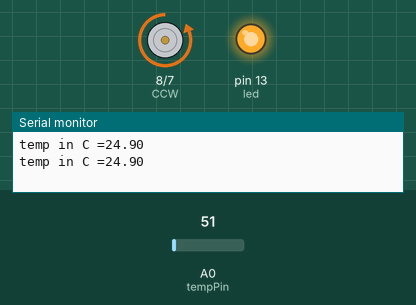
A sketch run on a simulated Arduino Uno, built with avr-gcc and run on an emulated ATmega328P. On the bench: motor-driver pin pairs drawn as motors (green arrow = first pin HIGH = forward, orange = second pin HIGH = backward, longer = more drive), output pins drawn as LEDs (lit = HIGH), the last lines printed to the serial monitor. The inputs (shaded band) are chosen by the test bench; at power-on: A0 (tempPin) = 51.

Above: at 1.8 s.
1.9 s: A0 (tempPin) set to 60
6.0 s: A0 (tempPin) set to 71
At 6.8 s:
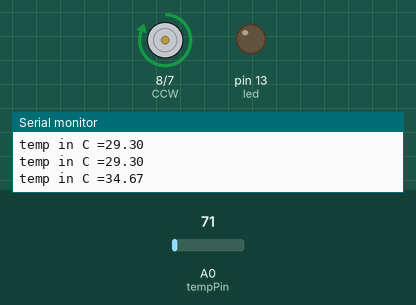
9.5 s: A0 (tempPin) set to 61
At 10.3 s:
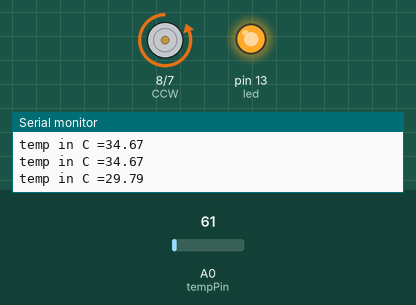
13.6 s: A0 (tempPin) set to 86
At 14.6 s:
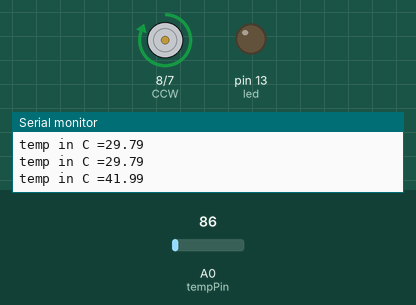
Timing chart, 0 to 16.6 s (numbered marks = the images above; inputs shaded):
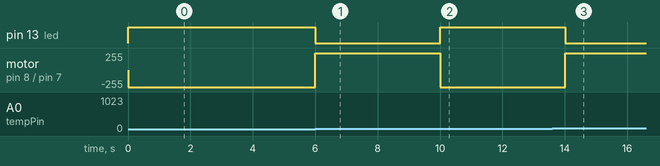

Measured:
- the behaviour switches between 65 and 66 on A0 (tempPin) (found by bisection; images 0 and 1)
- after the input at 6.0 s, pin 13 (led): HIGH → LOW at once; motor on pin 8 (CCW) / pin 7 (CW): backward 255/255 → forward 255/255 at once
- after the input at 9.5 s, pin 13 (led): LOW → HIGH after 0.51 s; motor on pin 8 (CCW) / pin 7 (CW): forward 255/255 → backward 255/255 after 0.51 s
- after the input at 13.6 s, pin 13 (led): HIGH → LOW after 0.41 s; motor on pin 8 (CCW) / pin 7 (CW): backward 255/255 → forward 255/255 after 0.41 s

The sketch:

hvac.ino
```cpp
#include <Wire.h>
float tempC;
int reading;
int tempPin = 0;
int led =13;
#define CW 7
#define CCW 8
void setup(){
  pinMode(led,OUTPUT);
  pinMode(CW,OUTPUT);
  pinMode(CCW, OUTPUT);
  Wire.begin();
  Serial.begin(9600);
}

void loop()
{
reading = analogRead(tempPin);
tempC = (5.0*reading*100.0)/1024.0;
Serial.print("temp in C =");
Serial.println(tempC);
if (tempC <  32){
  digitalWrite(led,HIGH);
  digitalWrite(CW,HIGH);
  delay(1000);
  digitalWrite(CW,LOW);
}
else if (tempC > 32){
  digitalWrite(led,LOW);
  digitalWrite(CCW,HIGH);
  delay(1000);
  digitalWrite(CCW,LOW);
  }
}
```
